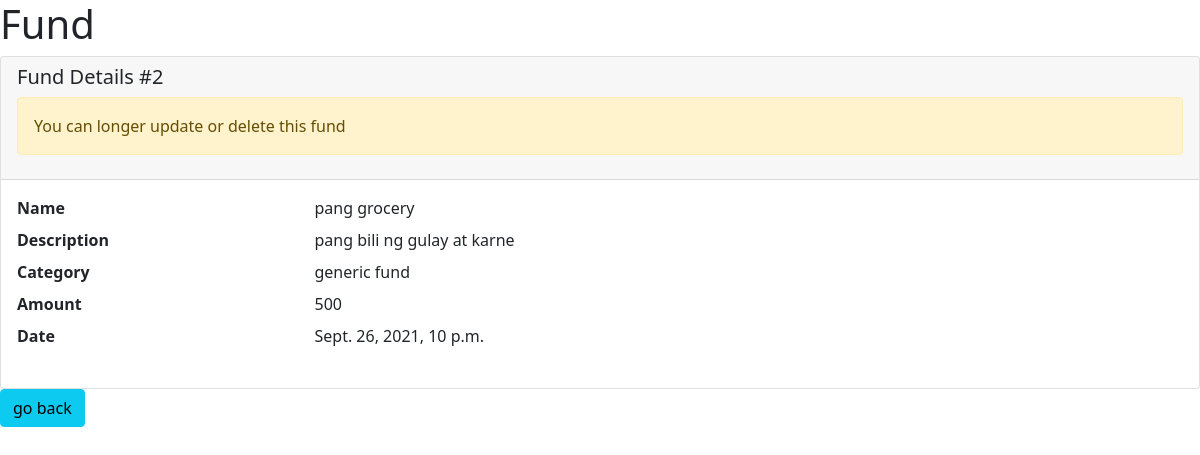
Screenshot of /fund/detail/2 (signed in) with the database file from the repository.
### fund/models.py (models this page shows, shortened)
class Fund(models.Model):
	account 			= models.ForeignKey(BankAccount, related_name='account_funds', on_delete=models.CASCADE, null=True)
	name 				= models.CharField(max_length=32)
	description 		= models.TextField()
	amount				= models.IntegerField()
	category			= models.ForeignKey(FundType, related_name='fund_category', on_delete=models.CASCADE, null=True)
	timestamp			= models.DateTimeField(auto_now_add=True, null=True)

class FundType(models.Model):
	name 				= models.CharField(max_length=32)
	description			= models.TextField()
	def __str__(self):
		return self.name

### fund/views.py (the view)
# urls.py: path('detail/<int:pk>', views.FundDetailView.as_view(), name='fund_detail'),
@method_decorator(login_required, name='dispatch')
class FundDetailView(DetailView):
	model = Fund
	template_name = 'fund/detail.html'
	context_object_name = 'fund'
	def get_object(self, queryset=None):
		obj = super(FundDetailView, self).get_object(queryset=queryset)
		if obj.account != self.request.user.bank_account:
			raise Http404()
		return obj
	def get_queryset(self):
		queryset = super(FundDetailView, self).get_queryset()
		return queryset.filter(account=self.request.user.bank_account)
	def get_context_data(self, **kwargs):
		context = super(FundDetailView, self).get_context_data(**kwargs)
		fund = context['fund']
		delete_link = reverse_lazy('fund_delete', kwargs={'pk':fund.pk})
		update_link = reverse_lazy('fund_update', kwargs={'pk':fund.pk})
		if not is_object_expired(fund, settings.TWELVE_HOUR_DURATION) and not fund.fund_expenses.exists():
			context['delete_link'] = delete_link
			context['update_link'] = update_link
			context['is_expired'] = False
		else:
			context['is_expired'] = True
		context['go_back_link'] = reverse_lazy('funds_list')
		return context

### accounts/utils.py (called while the page is built)
def is_object_expired(obj, duration):
	expired_on = timezone.make_aware(datetime.now() - duration)
	return obj.timestamp < expired_on

### templates/fund/detail.html (shortened to what this page needs)
{% extends 'fund_base.html' %}
{% block content %}
	<div class="card">
	    <div class="card-header">
	        <h5 class="card-title">Fund Details #{{fund.id}}</h5>
	        {% if not is_expired %}
	        	<p class="alert alert-warning">You can only update or delete within 12hrs after creation<br>
	        	If the fund is already in use even within 12hrs of creation,
	        	you can longer update or delete this fund</p>
	        {% else %}
	        	<p class="alert alert-warning">You can longer update or delete this fund</p>
	        {% endif %}
	    </div>
	    <div class="card-body">
	    <dl class="row">
	      <dt class="col-sm-3">Name</dt>
	      <dd class="col-sm-9">{{ fund.name}}</dd>
	      <dt class="col-sm-3">Description</dt>
	      <dd class="col-sm-9">{{ fund.description}}</dd>
	      <dt class="col-sm-3">Category</dt>
	      <dd class="col-sm-9">{{fund.category}}</dd>
	      <dt class="col-sm-3">Amount</dt>
	      <dd class="col-sm-9">{{fund.amount}}</dd>
	      <dt class="col-sm-3">Date</dt>
	      <dd class="col-sm-9">{{fund.timestamp}}</dd>
	    </dl>
	    </div>
	</div>
	<a href="{{go_back_link}}" class="btn btn-info">go back</a>
{% endblock %}

### rows the page displays
Fund: id "2", name "pang grocery", description "pang bili ng gulay at karne", category "generic fund", amount "500", timestamp "Sept. 26, 2021, 10 p.m."
